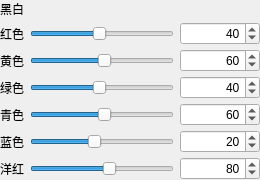
<?xml version="1.0" encoding="UTF-8"?>
<ui version="4.0">
 <class>AdjBlackAndWhite</class>
 <widget class="QWidget" name="AdjBlackAndWhite">
  <property name="geometry">
   <rect><x>0</x><y>0</y><width>260</width><height>160</height></rect>
  </property>
  <layout class="QVBoxLayout" name="rootLayout">
   <property name="spacing"><number>4</number></property>
   <property name="leftMargin"><number>0</number></property>
   <property name="topMargin"><number>0</number></property>
   <property name="rightMargin"><number>0</number></property>
   <property name="bottomMargin"><number>0</number></property>
           <item>
            <widget class="QLabel" name="labelTitle">
             <property name="visible"><bool>false</bool></property>
             <property name="text"><string>黑白</string></property>
            </widget>
           </item>
           <item>
            <layout class="QGridLayout" name="grid">

             <property name="horizontalSpacing"><number>6</number></property>
             <property name="verticalSpacing"><number>4</number></property>
              <item row="0" column="0">
               <widget class="QLabel" name="label_reds">
                <property name="text"><string>红色</string></property>
               </widget>
              </item>
              <item row="0" column="1">
               <widget class="QSlider" name="slider_reds">
                <property name="sizePolicy">
                 <sizepolicy hsizetype="Expanding" vsizetype="Fixed">
                  <horstretch>1</horstretch>
                  <verstretch>0</verstretch>
                 </sizepolicy>
                </property>
                <property name="orientation"><enum>Qt::Orientation::Horizontal</enum></property>
                <property name="minimum"><number>-200</number></property>
                <property name="maximum"><number>300</number></property>
                <property name="value"><number>40</number></property>
               </widget>
              </item>
              <item row="0" column="2">
               <widget class="QSpinBox" name="spin_reds">
                <property name="sizePolicy">
                 <sizepolicy hsizetype="Fixed" vsizetype="Fixed">
                  <horstretch>0</horstretch>
                  <verstretch>0</verstretch>
                 </sizepolicy>
                </property>
                <property name="minimumSize">
                 <size>
                  <width>80</width>
                  <height>0</height>
                 </size>
                </property>
                <property name="maximumSize">
                 <size>
                  <width>96</width>
                  <height>16777215</height>
                 </size>
                </property>
                <property name="alignment">
                 <set>Qt::AlignmentFlag::AlignRight|Qt::AlignmentFlag::AlignVCenter</set>
                </property>
                <property name="minimum"><number>-200</number></property>
                <property name="maximum"><number>300</number></property>
                <property name="value"><number>40</number></property>
               </widget>
              </item>
              <item row="1" column="0">
               <widget class="QLabel" name="label_yellows">
                <property name="text"><string>黄色</string></property>
               </widget>
              </item>
              <item row="1" column="1">
               <widget class="QSlider" name="slider_yellows">
                <property name="sizePolicy">
                 <sizepolicy hsizetype="Expanding" vsizetype="Fixed">
                  <horstretch>1</horstretch>
                  <verstretch>0</verstretch>
                 </sizepolicy>
                </property>
                <property name="orientation"><enum>Qt::Orientation::Horizontal</enum></property>
                <property name="minimum"><number>-200</number></property>
                <property name="maximum"><number>300</number></property>
                <property name="value"><number>60</number></property>
               </widget>
              </item>
              <item row="1" column="2">
               <widget class="QSpinBox" name="spin_yellows">
                <property name="sizePolicy">
                 <sizepolicy hsizetype="Fixed" vsizetype="Fixed">
                  <horstretch>0</horstretch>
                  <verstretch>0</verstretch>
                 </sizepolicy>
                </property>
                <property name="minimumSize">
                 <size>
                  <width>80</width>
                  <height>0</height>
                 </size>
                </property>
                <property name="maximumSize">
                 <size>
                  <width>96</width>
                  <height>16777215</height>
                 </size>
                </property>
                <property name="alignment">
                 <set>Qt::AlignmentFlag::AlignRight|Qt::AlignmentFlag::AlignVCenter</set>
                </property>
                <property name="minimum"><number>-200</number></property>
                <property name="maximum"><number>300</number></property>
                <property name="value"><number>60</number></property>
               </widget>
              </item>
              <item row="2" column="0">
               <widget class="QLabel" name="label_greens">
                <property name="text"><string>绿色</string></property>
               </widget>
              </item>
              <item row="2" column="1">
               <widget class="QSlider" name="slider_greens">
                <property name="sizePolicy">
                 <sizepolicy hsizetype="Expanding" vsizetype="Fixed">
                  <horstretch>1</horstretch>
                  <verstretch>0</verstretch>
                 </sizepolicy>
                </property>
                <property name="orientation"><enum>Qt::Orientation::Horizontal</enum></property>
                <property name="minimum"><number>-200</number></property>
                <property name="maximum"><number>300</number></property>
                <property name="value"><number>40</number></property>
               </widget>
              </item>
              <item row="2" column="2">
               <widget class="QSpinBox" name="spin_greens">
                <property name="sizePolicy">
                 <sizepolicy hsizetype="Fixed" vsizetype="Fixed">
                  <horstretch>0</horstretch>
                  <verstretch>0</verstretch>
                 </sizepolicy>
                </property>
                <property name="minimumSize">
                 <size>
                  <width>80</width>
                  <height>0</height>
                 </size>
                </property>
                <property name="maximumSize">
                 <size>
                  <width>96</width>
                  <height>16777215</height>
                 </size>
                </property>
                <property name="alignment">
                 <set>Qt::AlignmentFlag::AlignRight|Qt::AlignmentFlag::AlignVCenter</set>
                </property>
                <property name="minimum"><number>-200</number></property>
                <property name="maximum"><number>300</number></property>
                <property name="value"><number>40</number></property>
               </widget>
              </item>
              <item row="3" column="0">
               <widget class="QLabel" name="label_cyans">
                <property name="text"><string>青色</string></property>
               </widget>
              </item>
              <item row="3" column="1">
               <widget class="QSlider" name="slider_cyans">
                <property name="sizePolicy">
                 <sizepolicy hsizetype="Expanding" vsizetype="Fixed">
                  <horstretch>1</horstretch>
                  <verstretch>0</verstretch>
                 </sizepolicy>
                </property>
                <property name="orientation"><enum>Qt::Orientation::Horizontal</enum></property>
                <property name="minimum"><number>-200</number></property>
                <property name="maximum"><number>300</number></property>
                <property name="value"><number>60</number></property>
               </widget>
              </item>
              <item row="3" column="2">
               <widget class="QSpinBox" name="spin_cyans">
                <property name="sizePolicy">
                 <sizepolicy hsizetype="Fixed" vsizetype="Fixed">
                  <horstretch>0</horstretch>
                  <verstretch>0</verstretch>
                 </sizepolicy>
                </property>
                <property name="minimumSize">
                 <size>
                  <width>80</width>
                  <height>0</height>
                 </size>
                </property>
                <property name="maximumSize">
                 <size>
                  <width>96</width>
                  <height>16777215</height>
                 </size>
                </property>
                <property name="alignment">
                 <set>Qt::AlignmentFlag::AlignRight|Qt::AlignmentFlag::AlignVCenter</set>
                </property>
                <property name="minimum"><number>-200</number></property>
                <property name="maximum"><number>300</number></property>
                <property name="value"><number>60</number></property>
               </widget>
              </item>
              <item row="4" column="0">
               <widget class="QLabel" name="label_blues">
                <property name="text"><string>蓝色</string></property>
               </widget>
              </item>
              <item row="4" column="1">
               <widget class="QSlider" name="slider_blues">
                <property name="sizePolicy">
                 <sizepolicy hsizetype="Expanding" vsizetype="Fixed">
                  <horstretch>1</horstretch>
                  <verstretch>0</verstretch>
                 </sizepolicy>
                </property>
                <property name="orientation"><enum>Qt::Orientation::Horizontal</enum></property>
                <property name="minimum"><number>-200</number></property>
                <property name="maximum"><number>300</number></property>
                <property name="value"><number>20</number></property>
               </widget>
              </item>
              <item row="4" column="2">
               <widget class="QSpinBox" name="spin_blues">
                <property name="sizePolicy">
                 <sizepolicy hsizetype="Fixed" vsizetype="Fixed">
                  <horstretch>0</horstretch>
                  <verstretch>0</verstretch>
                 </sizepolicy>
                </property>
                <property name="minimumSize">
                 <size>
                  <width>80</width>
                  <height>0</height>
                 </size>
                </property>
                <property name="maximumSize">
                 <size>
                  <width>96</width>
                  <height>16777215</height>
                 </size>
                </property>
                <property name="alignment">
                 <set>Qt::AlignmentFlag::AlignRight|Qt::AlignmentFlag::AlignVCenter</set>
                </property>
                <property name="minimum"><number>-200</number></property>
                <property name="maximum"><number>300</number></property>
                <property name="value"><number>20</number></property>
               </widget>
              </item>
              <item row="5" column="0">
               <widget class="QLabel" name="label_magentas">
                <property name="text"><string>洋红</string></property>
               </widget>
              </item>
              <item row="5" column="1">
               <widget class="QSlider" name="slider_magentas">
                <property name="sizePolicy">
                 <sizepolicy hsizetype="Expanding" vsizetype="Fixed">
                  <horstretch>1</horstretch>
                  <verstretch>0</verstretch>
                 </sizepolicy>
                </property>
                <property name="orientation"><enum>Qt::Orientation::Horizontal</enum></property>
                <property name="minimum"><number>-200</number></property>
                <property name="maximum"><number>300</number></property>
                <property name="value"><number>80</number></property>
               </widget>
              </item>
              <item row="5" column="2">
               <widget class="QSpinBox" name="spin_magentas">
                <property name="sizePolicy">
                 <sizepolicy hsizetype="Fixed" vsizetype="Fixed">
                  <horstretch>0</horstretch>
                  <verstretch>0</verstretch>
                 </sizepolicy>
                </property>
                <property name="minimumSize">
                 <size>
                  <width>80</width>
                  <height>0</height>
                 </size>
                </property>
                <property name="maximumSize">
                 <size>
                  <width>96</width>
                  <height>16777215</height>
                 </size>
                </property>
                <property name="alignment">
                 <set>Qt::AlignmentFlag::AlignRight|Qt::AlignmentFlag::AlignVCenter</set>
                </property>
                <property name="minimum"><number>-200</number></property>
                <property name="maximum"><number>300</number></property>
                <property name="value"><number>80</number></property>
               </widget>
              </item>
            </layout>
           </item>   <item>
    <spacer name="vSpacer">
     <property name="orientation"><enum>Qt::Orientation::Vertical</enum></property>
     <property name="sizeHint" stdset="0"><size><width>20</width><height>1</height></size></property>
    </spacer>
   </item>
  </layout>
 </widget>
 <resources/>
 <connections/>
</ui>
